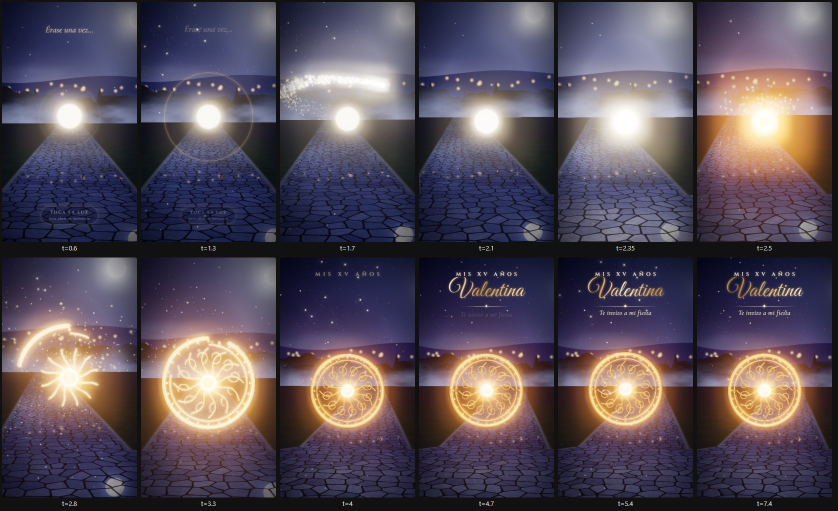
#> input picture skills/invitacion-animada/plantilla/vista.jpg, 1676 x 1022 px (shown at 1/2 size)
$ python ev1_treat.py ../../invitacion-animada/plantilla/vista.jpg out.png
#> lines starting #> are read from the running program, lines starting #| are printed output that depends on the picture
### skills/video-documental/scripts/formato.py
"""El formato del video: horizontal (1920×1080, YouTube) o vertical (1080×1920, TikTok, Reels, Shorts).

Lo dice `formato.txt` en la carpeta del video (lo deja `nuevo.py --vertical`; sin él, horizontal). La variable
EV1_FORMATO=vertical|horizontal lo pisa. Todo lo que dibuja o corta (los dispositivos, ev1_treat, ev1_clip, matte,
terminar) lo lee de aquí, desde la carpeta del video.
"""
import os
from pathlib import Path

TAMANOS = {'horizontal': (1920, 1080), 'vertical': (1080, 1920)}


def formato(carpeta='.'):
    f = os.environ.get('EV1_FORMATO', '').strip().lower()
    if not f:
        p = Path(carpeta) / 'formato.txt'
        f = p.read_text(encoding='utf-8').strip().lower() if p.exists() else 'horizontal'
    if f not in TAMANOS:
        raise SystemExit(f'formato desconocido: {f!r} (horizontal o vertical)')
    return f


def tamano(carpeta='.'):
    """(ancho, alto) del video."""
    return TAMANOS[formato(carpeta)]

### skills/video-documental/scripts/ev1_treat.py
#!/usr/bin/env python
"""ev1_treat.py — the Editor V1 image treatments. Every sourced still goes through here.

The references never show a photo as it came: 58-68% of held shots carry a treatment
(reference/look.md §1). These are those treatments, measured, as functions and a CLI.

    python ev1_treat.py <in> <out> --look teal --size 2112x1188 [--focus 0.5,0.4]
                        [--halftone 0.35] [--vignette 0.7] [--recolor 70-170:350]
                        [--glitch 4]   (writes out_0.jpg … out_3.jpg instead)
                        [--led 0.9]    (dot-matrix version)

looks:   natural · mono · teal · warm · invert · deep (crushed, for type on top)
recolor: rotate only the hues inside FROM-TO (degrees) to TARGET; keeps value and
         saturation, so a green aurora becomes a red one without touching the city
         lights or clouds. "Change the colours" in the brief means this.

Everything is seeded: the same call gives the same pixels (renders must be deterministic).
Run with:  python -I -B -X utf8  (numpy + cv2 + PIL: los pide la card en Sloth, en Requisitos)
"""
import argparse, os, sys
sys.path.insert(0, os.path.dirname(os.path.abspath(__file__)))   # formato.py (con -I la carpeta del script no está en sys.path)
import numpy as np, cv2


def load(path):
    im = cv2.imread(path, cv2.IMREAD_COLOR)
#> im is the input picture: shape (1022, 1676, 3); mean B, G, R 89.7, 77.6, 87.9
    if im is None:
        raise SystemExit(f'cannot read {path}')
    return im


def cover(im, W, H, focus=(0.5, 0.5)):
    """object-fit: cover, cropped around a focus point (fractions of the source)."""
#> called with W = 1920, H = 1080, focus = (0.5, 0.5)
    h, w = im.shape[:2]; s = max(W / w, H / h)
#> after `h, w = im.shape[:2]`: h = 1022; w = 1676
#> after `s = max(W / w, H / h)`: s = 1.15
    im = cv2.resize(im, (round(w * s), round(h * s)), interpolation=cv2.INTER_AREA if s < 1 else cv2.INTER_CUBIC)
#> im: shape (1171, 1920, 3)
    h, w = im.shape[:2]
#> h = 1171; w = 1920
    x = int(np.clip(focus[0] * w - W / 2, 0, w - W)); y = int(np.clip(focus[1] * h - H / 2, 0, h - H))
#> after `x = int(np.clip(focus[0] * w - W / 2, 0, w - W))`: x = 0
#> after `y = int(np.clip(focus[1] * h - H / 2, 0, h - H))`: y = 45
    return im[y:y + H, x:x + W]
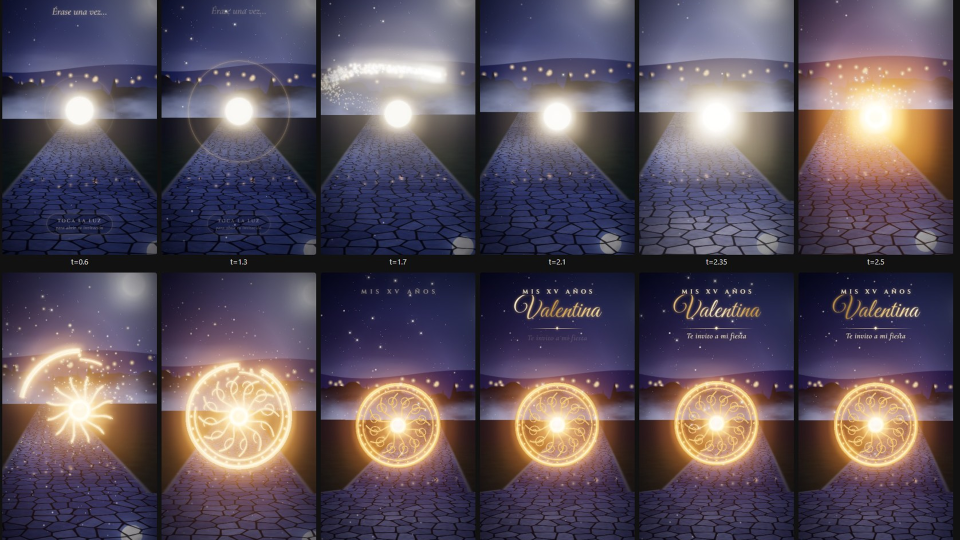
#> returned value: shape (1080, 1920, 3) (shown at 1/2 size); mean of channels 0, 1, 2 92.2, 80.2, 91.3; drawn as B, G, R


def _lum(im):
    return cv2.cvtColor(im, cv2.COLOR_BGR2GRAY).astype(np.float32) / 255
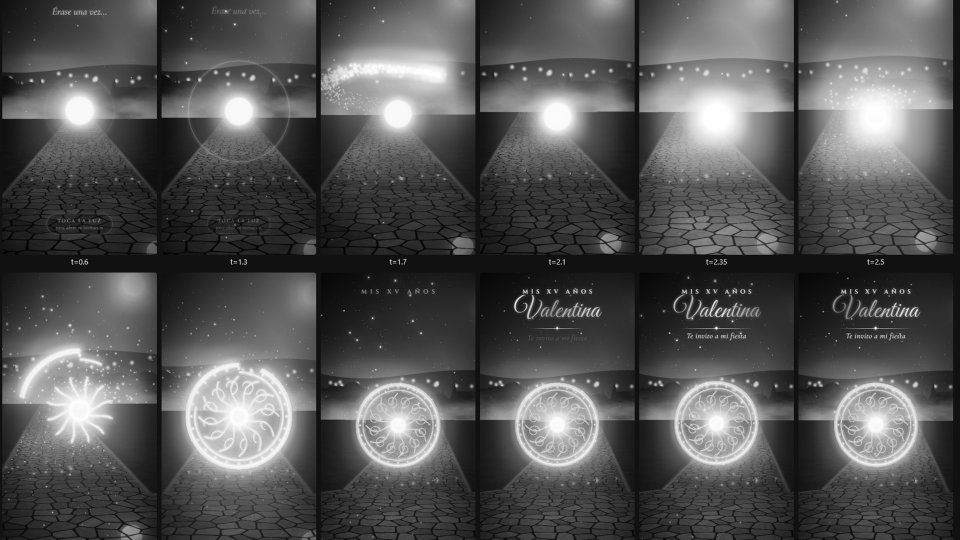
#> returned value: shape (1080, 1920) float32 (shown at 1/2 size); min 0, max 1, mean 0.333


def scurve(x, k):
    """contrast S-curve around 0.5; k=0 is identity."""
#> called with k = 0.12
    return np.clip(0.5 + (x - 0.5) * (1 + k) - k * 4 * (x - 0.5) ** 3, 0, 1)
#> returned value: shape (1080, 1920, 3) float32


def look(im, name):
    f = im.astype(np.float32) / 255
    L = _lum(im)
    if name == 'natural':
        out = scurve(f, 0.12)
    elif name == 'mono':      # T2: 18% of held runtime, neutral grey, hard contrast
        g = scurve(L, 0.45); out = np.dstack([g, g, g])
    elif name == 'teal':      # T1: 22% — hue mass piles in 180-220deg; shadows teal, highlights warm
        g = scurve(L, 0.25)[..., None]
        base = scurve(f, 0.2) * 0.6 + g * 0.4                      # 40% toward grey
        teal = np.array([0.50, 0.40, 0.08])                        # BGR, pulled into the shadows
        cream = np.array([0.84, 0.95, 1.04])                       # BGR multiplier on the highlights
        ws = (1 - g) ** 1.4 * 0.55
        out = base * (1 - ws) + teal * ws * (0.4 + g)
        out = out * (1 + (cream - 1) * g ** 1.5)
    elif name == 'warm':      # T1/T2: amber/sepia drones, burning ships
        g = scurve(L, 0.3)
        lo = np.array([0.05, 0.08, 0.14]); mid = np.array([0.18, 0.45, 0.78]); hi = np.array([0.80, 0.93, 1.0])   # BGR
        t = g[..., None]
        out = np.where(t < 0.5, lo + (mid - lo) * (t / 0.5), mid + (hi - mid) * ((t - 0.5) / 0.5))
    elif name == 'invert':    # the 1-2 frame negative flash; inverted warm reads cyan
        out = 1 - scurve(f, 0.1)
    elif name == 'deep':      # crushed plate for big type: blacks down, mids pulled
        out = scurve(f, 0.3) * 0.72
    else:
        raise SystemExit(f'unknown look {name}')
    return (np.clip(out, 0, 1) * 255).astype(np.uint8)


# [75 lines left out: functions recolor, halftone, vignette, glitch_frames, led, not called in this run]


def treat(src, out, lk='natural', size='video', focus=(0.5, 0.5), crop=None, ht=0.0, vig=None, rec=None, quality=92):
    """size: (w, h), 'video' = the video's frame (formato.txt), None = keep the source size."""
    if size == 'video':
        from formato import tamano
        size = tamano()
    im = load(src) if isinstance(src, str) else src
    if crop: x0, y0, x1, y1 = crop; im = im[y0:y1, x0:x1]
    if size: im = cover(im, size[0], size[1], focus)
    if rec: im = recolor(im, *rec)
    im = look(im, lk)
    if ht: im = halftone(im, ht)
    if vig: im = vignette(im, vig)
    if out:
        os.makedirs(os.path.dirname(os.path.abspath(out)), exist_ok=True)
        cv2.imwrite(out, im, [cv2.IMWRITE_JPEG_QUALITY, quality] if out.endswith('.jpg') else [])
    return im


if __name__ == '__main__':
    ap = argparse.ArgumentParser(); ap.add_argument('src'); ap.add_argument('out')
    ap.add_argument('--look', default='natural'); ap.add_argument('--size', default=None, help='WxH; default: the frame of the video')
    ap.add_argument('--focus', default='0.5,0.5'); ap.add_argument('--crop', default=None, help='x0,y0,x1,y1 in source px')
    ap.add_argument('--halftone', type=float, default=0); ap.add_argument('--vignette', type=float, default=None)
    ap.add_argument('--recolor', default=None, help='FROM-TO:TARGET degrees, e.g. 70-170:355')
    ap.add_argument('--glitch', type=int, default=0); ap.add_argument('--led', type=float, default=0)
    a = ap.parse_args()
    W, H = map(int, a.size.split('x')) if a.size else __import__('formato').tamano(); fx, fy = map(float, a.focus.split(','))
    rec = None
    if a.recolor:
        rng_, t = a.recolor.split(':'); lo, hi = map(float, rng_.split('-')); rec = (lo, hi, float(t))
    crop = tuple(map(int, a.crop.split(','))) if a.crop else None
    im = treat(a.src, None if (a.glitch or a.led) else a.out, a.look, (W, H), (fx, fy), crop, a.halftone, a.vignette, rec)
    if a.glitch:
        base, ext = os.path.splitext(a.out)
        for k, g in enumerate(glitch_frames(im, a.glitch)): cv2.imwrite(f'{base}_{k}{ext}', g)
    if a.led:
        cv2.imwrite(a.out, led(im, a.led))
    print('wrote', a.out)
